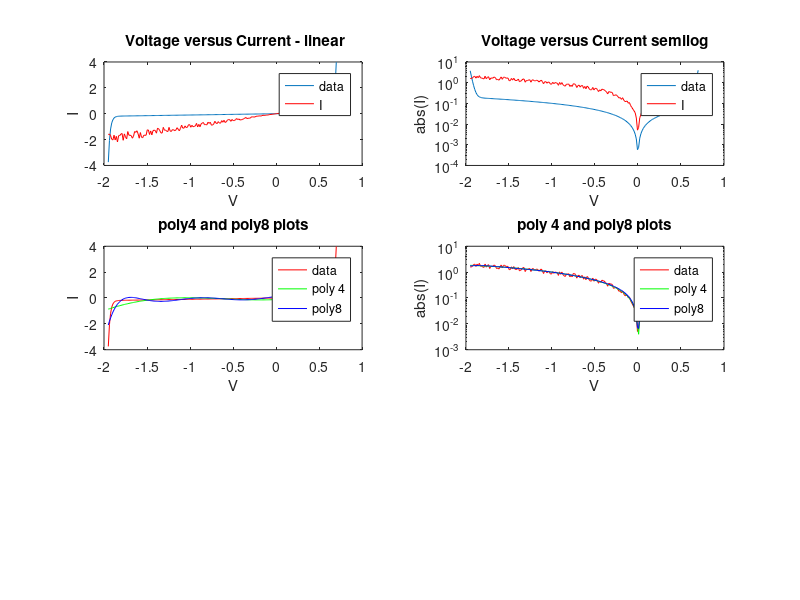

Reproduce this figure in MATLAB. (Note: this script raises an error after producing the figure.)
%kwabena Gyasi Bawuah
%101048814

Is = 0.01E-12; %A
Ib = 0.1E-12; %A
Vb = 1.3; %V
Gp = 0.1; %ohm^-1

%Get current and V vector
V = linspace(-1.95,0.7,200);
I = (Is*(exp(1.2*V/0.025)-1)) + (Gp*V) - (Ib*(exp(-1.2*(V+Vb)/0.025)-1));

%Get noisy current vector by getting variation percent
for i = 1:200
    I2(i) = V(i)-0.2*V(i) + ((V(i)+0.2*V(i)) - (V(i)-0.2*V(i)))*rand;
end 

figure(1)
subplot(3,2,1)
plot(V,I,V,I2,'r-')
legend('data', 'I');
title(' Voltage versus Current - linear');
xlabel('V');
ylabel('I');

subplot(3,2,2)
semilogy(V,abs(I),V,abs(I2),'r-')
legend('data', 'I');
title('Voltage versus Current semilog');
xlabel('V');
ylabel('abs(I)');

%-----------------------------------------------------
poly4 = polyval(polyfit(V,I,4),V); 
poly8 = polyval(polyfit(V,I,8),V);

%plot 
subplot(3,2,3)
plot(V,I,'r',V,poly4,'g',V,poly8,'b');
legend('data','poly 4','poly8');
xlabel('V');
ylabel('I');
title('poly4 and poly8 plots');

polyI24 = polyval(polyfit(V,I2,4),V);
polyI28 = polyval(polyfit(V,I2,8),V);

subplot(3,2,4)
semilogy(V,abs(I2),'r',V,abs(polyI24),'g',V,abs(polyI28),'b');
legend('data','poly 4','poly8');
xlabel('V');
ylabel('abs(I)');
title('poly 4 and poly8 plots');
%-----------------------------------------------------
%using two fitted paramaters A and C
fo = fittype('A.*(exp(1.2*x/25e-3)-1) + 0.1.*x - C*(exp(1.2*(-(x+1.3))/25e-3)-1)');
fofit = fit(V.',I.',fo);
If1 = fofit(V);
%Using three fitted paramaters A, B and C
f1 = fittype('A.*(exp(1.2*x/25e-3)-1) + B.*x - C*(exp(1.2*(-(x+1.3))/25e-3)-1)');
f1fit = fit(V.',I.',f1);
If2 = f1fit(V);
%Fitting all four paramaters A, B, C and D
f2 = fittype('A.*(exp(1.2*x/25e-3)-1) + B.*x - C*(exp(1.2*(-(x+D))/25e-3)-1)');
f2fit = fit(V.',I.',f2);
If3 = f2fit(V);

%might have to run it a couple of time to get a good version of this graph
subplot(3,2,5)
plot(V,I,'r',V,If1,'g',V,If2,'b',V,If3,'y');
legend('data','fit 2','fit3','fit4');
xlabel('V');
ylabel('I');
title('fit2 , fit3 and fit4 plots');

subplot(3,2,6)
semilogy(V,abs(I2),'r',V,abs(If1),'g',V,abs(If2),'b',V,abs(If3),'y');
legend('data','fit 2','fit3','fit4');
xlabel('V');
ylabel('abs(I)');
title('fit2 , fit3 and fit4 plots');

%-----------------------------------------------------
inputs = V.';
targets = I.';
hiddenLayerSize = 10;
net = fitnet(hiddenLayerSize);
net.divideParam.trainRatio = 70/100;
net.divideParam.valRatio = 15/100;
net.divideParam.testRatio = 15/100;
[net,tr] = train(net,inputs,targets);
outputs = net(inputs);
errors = gsubtract(outputs,targets);
performance = perform(net,targets,outputs)
view(net)
Inn = outputs
figure(2)
subplot(2,1,1)
plot(inputs,Inn,'b',inputs,I2,'r')
subplot(2,1,2)
semilogy(inputs,abs(Inn),'b',inputs,abs(I2),'r')

